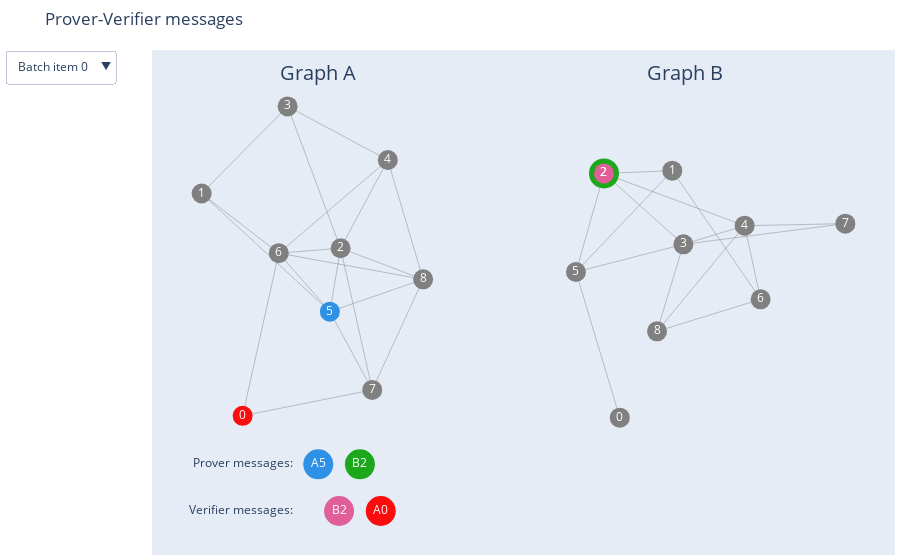

The notebook cell this image was saved under:
### Code cell
rollout_samples.visualise()
